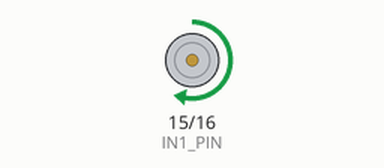
Bench run of a sketch on a simulated ESP32-S3. Shown: motor-driver pin pairs drawn as motors (green arrow = first pin HIGH = forward, orange = second pin HIGH = backward, longer = more drive, scaled by the enable pin).

Above: at 1.0 s.
At 2.5 s:
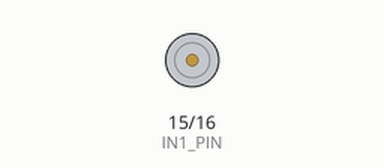
At 4.0 s:
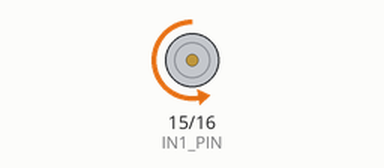
Timing chart, 0 to 7.8 s (numbered marks = the images above):
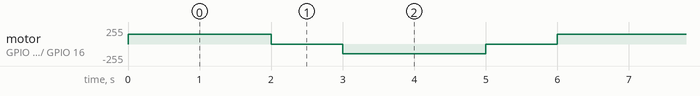

Measured:
- by itself, motor on GPIO 15 (IN1_PIN) / GPIO 16 (IN2_PIN): repeats every 6.0 s: stopped 1.0 s, backward 149/255 2.0 s, stopped 1.0 s, forward 149/255 2.0 s

The sketch:

l16_motor.ino
```cpp
const int IN1_PIN = 15;                   // направление (вход AIN1 драйвера)
const int IN2_PIN = 16;                   // направление (вход AIN2 драйвера)
const int PWM_PIN = 7;                    // скорость (вход PWMA драйвера)

void motor(int speed) {                   // -255..255: знак задаёт направление
  speed = constrain(speed, -255, 255);
  digitalWrite(IN1_PIN, speed > 0);
  digitalWrite(IN2_PIN, speed < 0);
  ledcWrite(PWM_PIN, abs(speed));         // 0 -- мотор останавливается
}

void setup() {
  pinMode(IN1_PIN, OUTPUT);
  pinMode(IN2_PIN, OUTPUT);
  ledcAttach(PWM_PIN, 20000, 8);
  motor(0);
}

void loop() {
  motor(150);  delay(2000);               // вперёд, примерно 60 %
  motor(0);    delay(1000);               // остановка
  motor(-150); delay(2000);               // назад
  motor(0);    delay(1000);
}
```
